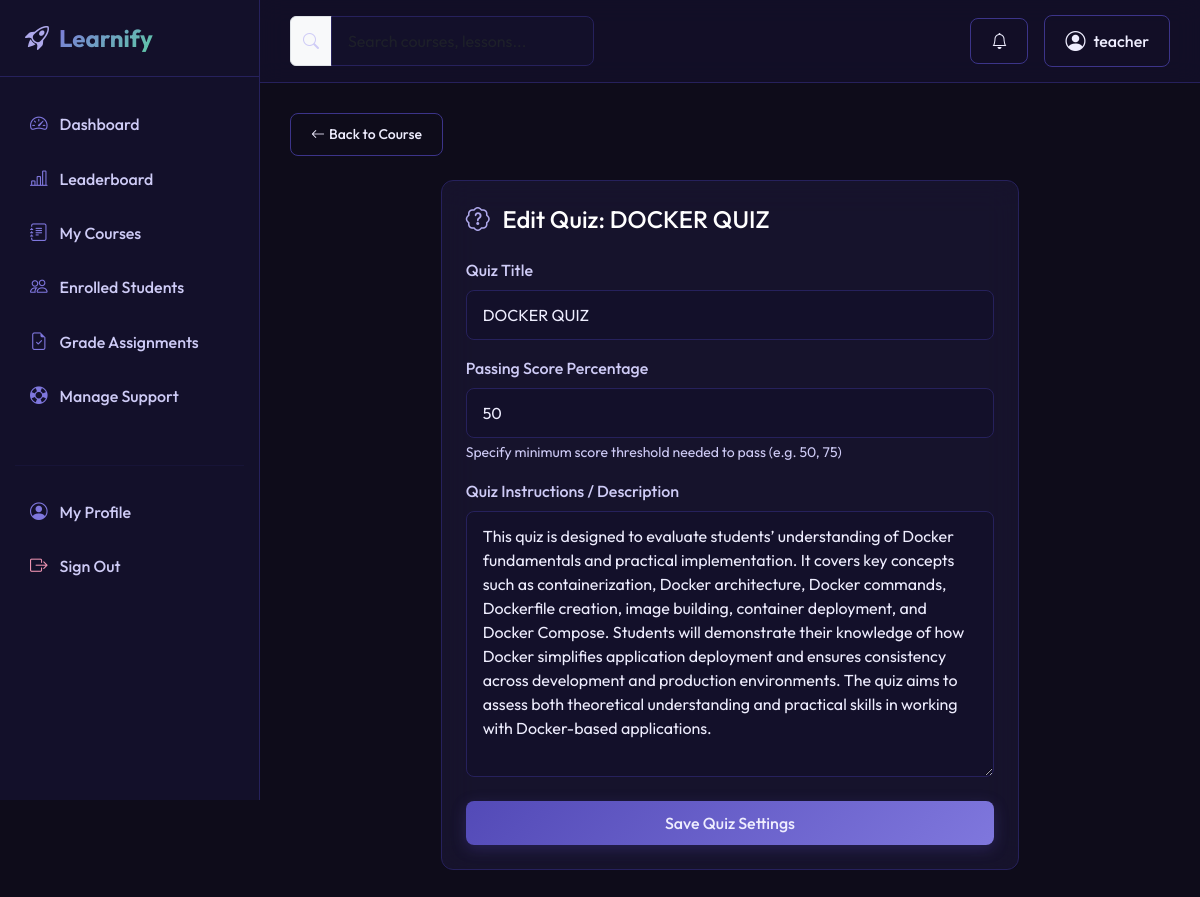
Page /quizzes/instructor/quiz/3/edit/ (signed in) on the committed database.
### apps/accounts/models.py (models this page shows, shortened)
class User(AbstractUser):
    ROLE_CHOICES = (
        ('student', 'Student'),
        ('instructor', 'Instructor'),
        ('admin', 'Admin'),
    )
    role = models.CharField(max_length=15, choices=ROLE_CHOICES, default='student')
    profile_picture = models.ImageField(upload_to='profile_pictures/', blank=True, null=True)
    bio = models.TextField(blank=True, null=True)

### apps/quizzes/models.py (models this page shows, shortened)
class Quiz(models.Model):
    course = models.ForeignKey('courses.Course', on_delete=models.CASCADE, related_name='quizzes')
    title = models.CharField(max_length=200)
    description = models.TextField(blank=True)
    pass_percentage = models.PositiveIntegerField(default=50, help_text="Percentage needed to pass the quiz (e.g. 50)")
    created_at = models.DateTimeField(auto_now_add=True)
    class Meta:
        verbose_name_plural = "Quizzes"

### apps/quizzes/views.py (the view, shortened to what this page needs)
# urls.py: path('instructor/quiz/<int:pk>/edit/', views.QuizUpdateView.as_view(), name='quiz_edit'),
class QuizUpdateView(ApprovedInstructorRequiredMixin, UpdateView):
    model = Quiz
    form_class = QuizForm
    template_name = 'quizzes/quiz_form.html'
    def get_queryset(self):
        return Quiz.objects.filter(course__instructor=self.request.user.instructor_profile)
    def get_context_data(self, **kwargs):
        context = super().get_context_data(**kwargs)
        context['course'] = self.get_object().course
        return context

### apps/quizzes/forms.py
class QuizForm(forms.ModelForm):
    class Meta:
        model = Quiz
        fields = ('title', 'description', 'pass_percentage')
    def __init__(self, *args, **kwargs):
        super().__init__(*args, **kwargs)
        for field in self.fields:
            self.fields[field].widget.attrs.update({'class': 'form-control'})

### apps/accounts/views.py (called while the page is built)
    def test_func(self):
        user = self.request.user
        return (user.role == 'instructor' and
                hasattr(user, 'instructor_profile') and
                user.instructor_profile.is_approved) or user.is_superuser

### apps/notifications/context_processors.py (called while the page is built)
def unread_notifications(request):
    if request.user.is_authenticated:
        unread = Notification.objects.filter(user=request.user, is_read=False)
        return {
            'unread_notifications': unread,
            'unread_notifications_count': unread.count()
        }
    return {
        'unread_notifications': [],
        'unread_notifications_count': 0
    }

### templates/quizzes/quiz_form.html (shortened to what this page needs)
{% extends 'base.html' %}
{% block content %}
<div class="container-fluid px-0">
    <a href="{% url 'courses:course_detail' course.slug %}" class="btn btn-outline-premium btn-sm mb-4">
        <i class="bi bi-arrow-left me-1"></i>Back to Course
    </a>
    <div class="row justify-content-center">
        <div class="col-lg-8">
            <div class="card glass-card p-4">
                <h4 class="text-white mb-4">
                    <i class="bi bi-patch-question text-purple me-2"></i>
                    {% if object %}Edit Quiz: {{ object.title }}{% else %}Add New Quiz Evaluation{% endif %}
                </h4>
                <form method="post">
                    <div class="mb-3">
                        <label for="id_title" class="form-label">Quiz Title</label>
                        {{ form.title }}
                    </div>
                    <div class="mb-3">
                        <label for="id_pass_percentage" class="form-label">Passing Score Percentage</label>
                        {{ form.pass_percentage }}
                        <small class="text-muted d-block mt-1">Specify minimum score threshold needed to pass (e.g. 50, 75)</small>
                    </div>
                    <div class="mb-4">
                        <label for="id_description" class="form-label">Quiz Instructions / Description</label>
                        {{ form.description }}
                    </div>
                    <button type="submit" class="btn btn-premium w-100">
                        {% if object %}Save Quiz Settings{% else %}Create Quiz Blueprint & Add Questions{% endif %}
                    </button>
                </form>
            </div>
        </div>
    </div>
</div>
{% endblock %}

### templates/navbar.html (shortened to what this page needs)
{% load static %}
<header class="top-navbar d-flex align-items-center justify-content-between">
    <div class="d-flex align-items-center gap-3">
        <form class="d-none d-md-flex align-items-center" action="{% url 'courses:course_list' %}" method="get">
            <div class="input-group">
                <span class="input-group-text bg-sidebar border-default text-muted">
                    <i class="bi bi-search"></i>
                </span>
                <input type="text" name="search" class="form-control bg-sidebar border-default text-primary" placeholder="Search courses, lessons..." value="{{ request.GET.search|default:'' }}">
            </div>
        </form>
    </div>
    <div class="d-flex align-items-center gap-3">
        {% if user.is_authenticated %}
            <div class="dropdown">
                <button class="btn btn-outline-premium position-relative" type="button" id="notifDropdown" data-bs-toggle="dropdown" aria-expanded="false">
                    <i class="bi bi-bell"></i>
                </button>
            </div>
            <div class="dropdown">
                <button class="btn btn-outline-premium d-flex align-items-center gap-2" type="button" id="profileDropdown" data-bs-toggle="dropdown" aria-expanded="false">
                    {% if user.profile_picture %}
                        <img src="{{ user.profile_picture.url }}" alt="Profile" class="rounded-circle" style="width: 28px; height: 28px; object-fit: cover;">
                    {% else %}
                        <i class="bi bi-person-circle fs-5"></i>
                    {% endif %}
                    <span class="d-none d-sm-inline">{{ user.username }}</span>
                </button>
            </div>
        {% else %}
            <a href="{% url 'accounts:login' %}" class="btn btn-outline-premium">Sign In</a>
            <a href="{% url 'accounts:register' %}" class="btn btn-premium">Get Started</a>
        {% endif %}
    </div>
</header>

### static/css/style.css (style rules this page uses)
:root { --bg-page: #0e0c1a; --bg-sidebar: #13102a; --bg-card: #1c1836; --border-default: #26215c; --border-strong: #3c3489; --text-primary: #eeedfe; --text-secondary: #cecbf6; --text-muted: #534ab7; --purple-main: #534ab7; --purple-accent: #7f77dd; --purple-soft: #afa9ec; --teal-bg: #04342c; --teal-border: #0f6e56; --teal-main: #5dcaa5; --teal-light: #9fe1cb; --amber-bg: #412402; --amber-border: #854f0b; --amber-main: #ef9f27; --amber-light: #fac775; --pink-bg: #4b1528; --pink-border: #993556; --pink-main: #ed93b1; --pink-light: #f4c0d1; --transition-speed: 0.3s; }
body { background-color: var(--bg-page); color: var(--text-primary); font-family: 'Outfit', sans-serif; overflow-x: hidden; }
a { color: var(--purple-soft); text-decoration: none; transition: color var(--transition-speed) ease; }
.top-navbar { background: rgba(19, 16, 42, 0.85); backdrop-filter: blur(12px); -webkit-backdrop-filter: blur(12px); border-bottom: 1px solid var(--border-default); position: sticky; top: 0; z-index: 998; padding: 15px 30px; }
.glass-card { background: rgba(28, 24, 54, 0.65); backdrop-filter: blur(16px); -webkit-backdrop-filter: blur(16px); border: 1px solid var(--border-default); border-radius: 12px; color: var(--text-primary); transition: transform var(--transition-speed) ease, border-color var(--transition-speed) ease, box-shadow var(--transition-speed) ease; }
.text-purple { color: var(--purple-soft) !important; }
.btn-premium { background: linear-gradient(135deg, var(--purple-main), var(--purple-accent)); border: none; color: var(--text-primary); font-weight: 500; padding: 10px 20px; border-radius: 8px; box-shadow: 0 4px 15px rgba(83, 74, 183, 0.3); transition: all var(--transition-speed) ease; }
.btn-outline-premium { background: transparent; border: 1px solid var(--border-strong); color: var(--text-primary); font-weight: 500; padding: 10px 20px; border-radius: 8px; transition: all var(--transition-speed) ease; }
.form-control, .form-select { background-color: #13102a; border: 1px solid var(--border-default); color: var(--text-primary); border-radius: 8px; padding: 12px 16px; transition: border-color var(--transition-speed) ease, box-shadow var(--transition-speed) ease; }
.form-label { color: var(--text-secondary); font-weight: 500; margin-bottom: 8px; }
.text-muted { color: var(--text-secondary) !important; }

### rows in the picture
User: username "teacher"
Quiz: title "DOCKER QUIZ", pass_percentage "50", description "This quiz is designed to evaluate students’ understanding of Docker fundamentals and practical implementation. It covers key concepts such as containerization, Docker architecture, Docker commands, Dockerfile creation, image building, container deployment, and Docker Compose. Students will demonstrate their knowledge of how Docker simplifies application deployment and ensures consistency across development and production environments. The quiz aims to assess both theoretical understanding and practical skills in working with Docker-based applications."
